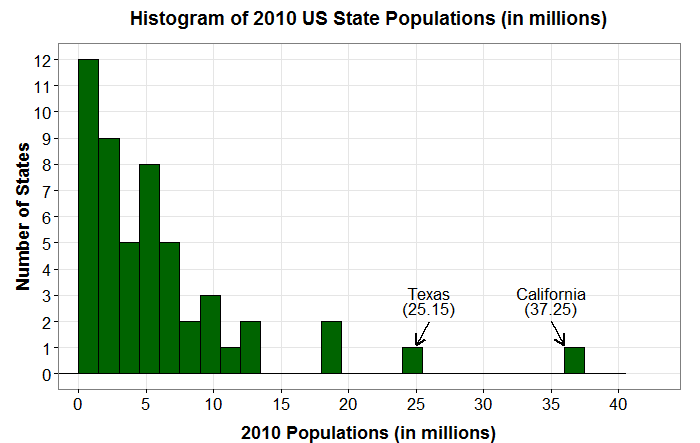

The R source for this figure:
# This script creates a histogram using (a subset of) 'census_data.csv'.

# A description of 'census_data.csv' can be found in 'census_data_scrape_and_process.R'.
# To avoid an overwhelming plot, I will be using a subset of 'census_data.csv' consisting of
# all observations for 2010.

# Load packages.
library(data.table)
library(ggplot2)
library(grid)

# Load data.
# Note that the data is located in the 'visualizations' folder, NOT the 'ggplot' folder.
census_data = data.table(read.csv('census_data.csv', 
                                  header = T, 
                                  stringsAsFactors = F, 
                                  check.names = F))

#####
# SUBSET/PROCESS DATA.
  
  # Create data subset consisting of all 2010 observations.
  census_subset = census_data[, .(Name, `2010`)]
  
  # Remove row containing total population of United States.
  census_subset = census_subset[Name != 'United States']
  
  # Divide population values by 1000000 for easier graph viewing.
  census_subset$`2010` = census_subset$`2010` / 1000000
  
#####
# Plot data.
ggplot(data = census_subset, 
       aes(x = `2010`)) +
  geom_histogram(binwidth = 1.5, 
                 fill = I('darkgreen'), 
                 col = I('black')) +
  theme_bw() +
  scale_y_continuous(breaks = seq(0, 14, by = 1)) + 
  scale_x_discrete(breaks = seq(0, 40, by = 5)) +
  theme(axis.text.x = element_text(color = 'black', 
                                   size = 17), 
        axis.text.y = element_text(color = 'black', 
                                   size = 17),
        axis.title.x = element_text(face = 'bold', 
                                    size = 18, 
                                    vjust = -0.5),
        axis.title.y = element_text(face = 'bold',
                                    size = 18),
        plot.title = element_text(face = 'bold', 
                                  size = 19, 
                                  vjust = 2), 
        panel.grid.minor = element_blank()) +
  geom_segment(aes(x = 26, 
                   y = 2, 
                   xend = 25, 
                   yend = 1.1), 
               arrow = arrow(length = unit(0.4, 'cm')), 
               size = 1) +
  geom_segment(aes(x = 35, 
                   y = 2, 
                   xend = 36, 
                   yend = 1.1), 
               arrow = arrow(length = unit(0.4, 'cm')), 
               size = 1) +
  annotate('text', 
           x = 26, 
           y = 3.1,
           label = census_subset[`2010` > 20 & `2010` < 30]$Name,
           size = 6) +
  annotate('text', 
           x = 26, 
           y = 2.5, 
           label = paste0('(', 
                          round(census_subset[Name == 'Texas']$`2010`, 2), 
                          ')'), 
           size = 6) +
  annotate('text', 
           x = 35, 
           y = 3.1, 
           label = census_subset[`2010` > 30]$Name, 
           size = 6) +
  annotate('text', 
           x = 35, 
           y = 2.5, 
           label = paste0('(', 
                          round(census_subset[Name == 'California']$`2010`, 2), 
                          ')'), 
           size = 6) +
  ggtitle('Histogram of 2010 US State Populations (in millions)') +
  xlab('2010 Populations (in millions)') +
  ylab('Number of States')
